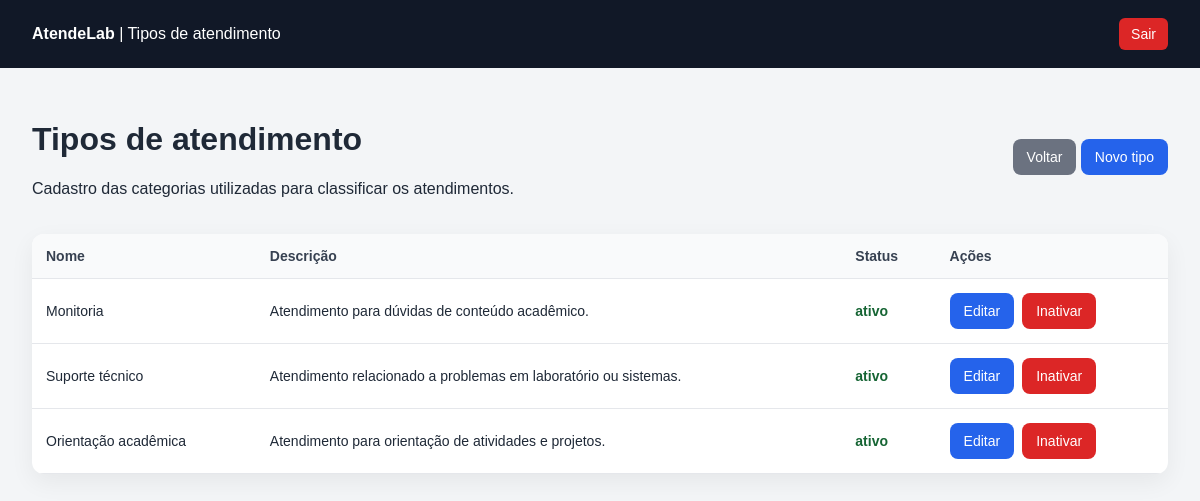
The page /tipos/index.php (signed in) on the database as committed earlier.
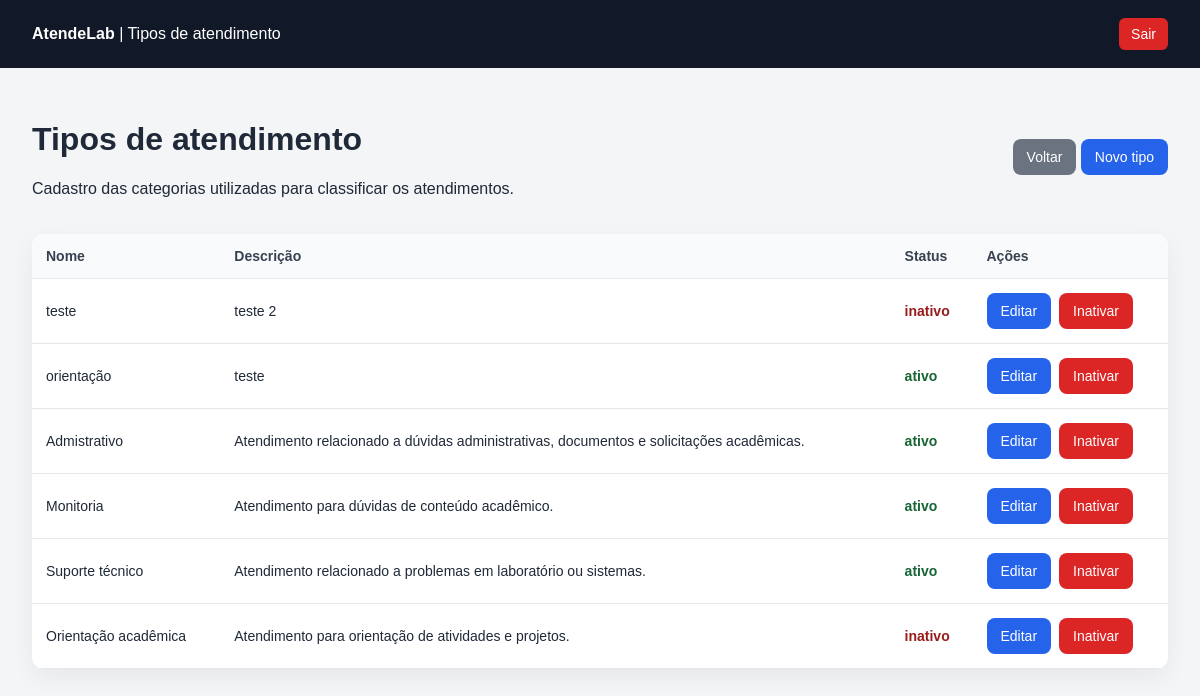
The same page on the database as committed later.
### tables this page shows
CREATE TABLE `tipos_atendimentos` (
  `id` int(11) NOT NULL,
  `nome` varchar(100) NOT NULL,
  `descricao` text DEFAULT NULL,
  `status` enum('ativo','inativo') DEFAULT 'ativo',
  `criado_em` timestamp NOT NULL DEFAULT current_timestamp(),
  `atualizado_em` timestamp NOT NULL DEFAULT current_timestamp() ON UPDATE current_timestamp()
);

### tipos/index.php (the view, shortened to what this page needs)
<?php
require_once __DIR__ . '/../config/database.php';
$sql = "SELECT * FROM tipos_atendimentos ORDER BY criado_em DESC";
$stmt = $pdo->query($sql);
$tipos = $stmt->fetchAll(PDO::FETCH_ASSOC);
?>
<!DOCTYPE html>
<html lang="pt-br">
<head>
</head>
<body>
<header>
    <div>
        <strong>AtendeLab</strong>
        <span> | Tipos de atendimento</span>
    </div>
    <a href="../logout.php">Sair</a>
</header>
<main>
    <div class="topo">
        <div>
            <h1>Tipos de atendimento</h1>
            <p>Cadastro das categorias utilizadas para classificar os atendimentos.</p>
        </div>
        <div>
            <a class="btn btn-secundario" href="../dashboard.php">Voltar</a>
            <a class="btn" href="criar.php">Novo tipo</a>
        </div>
    </div>
    <table>
        <thead>
            <tr>
                <th>Nome</th>
                <th>Descrição</th>
                <th>Status</th>
                <th>Ações</th>
            </tr>
        </thead>
        <tbody>
            <?php if (count($tipos) > 0): ?>
                <?php foreach ($tipos as $tipo): ?>
                    <tr>
                        <td><?php echo htmlspecialchars($tipo['nome']); ?></td>
                        <td><?php echo htmlspecialchars($tipo['descricao']); ?></td>
                        <td>
                            <span class="<?php echo $tipo['status'] === 'ativo' ? 'status-ativo' : 'status-inativo'; ?>">
                                <?php echo htmlspecialchars($tipo['status']); ?>
                            </span>
                        </td>
                        <td>
                            <div class="acoes">
                                <a class="btn" href="editar.php?id=<?php echo $tipo['id']; ?>">Editar</a>
                                <a class="btn btn-alerta" href="excluir.php?id=<?php echo $tipo['id']; ?>" onclick="return confirm('Deseja realmente inativar este tipo de atendimento?')">Inativar</a>
                            </div>
                        </td>
                    </tr>
                <?php endforeach; ?>
            <?php else: ?>
                <tr>
                    <td colspan="4">Nenhum tipo de atendimento cadastrado.</td>
                </tr>
            <?php endif; ?>
        </tbody>
    </table>
</main>
</body>
</html>

Rows that differ between the two databases and show on the page:
added tipos_atendimentos: nome "teste", descricao "teste 2", status "inativo"
added tipos_atendimentos: nome "orientação", descricao "teste", status "ativo"
added tipos_atendimentos: nome "Admistrativo", descricao "Atendimento relacionado a dúvidas administrativas, documentos e solicitações acadêmicas.", status "ativo"
changed tipos_atendimentos "Orientação acadêmica": status "ativo" → "inativo"
